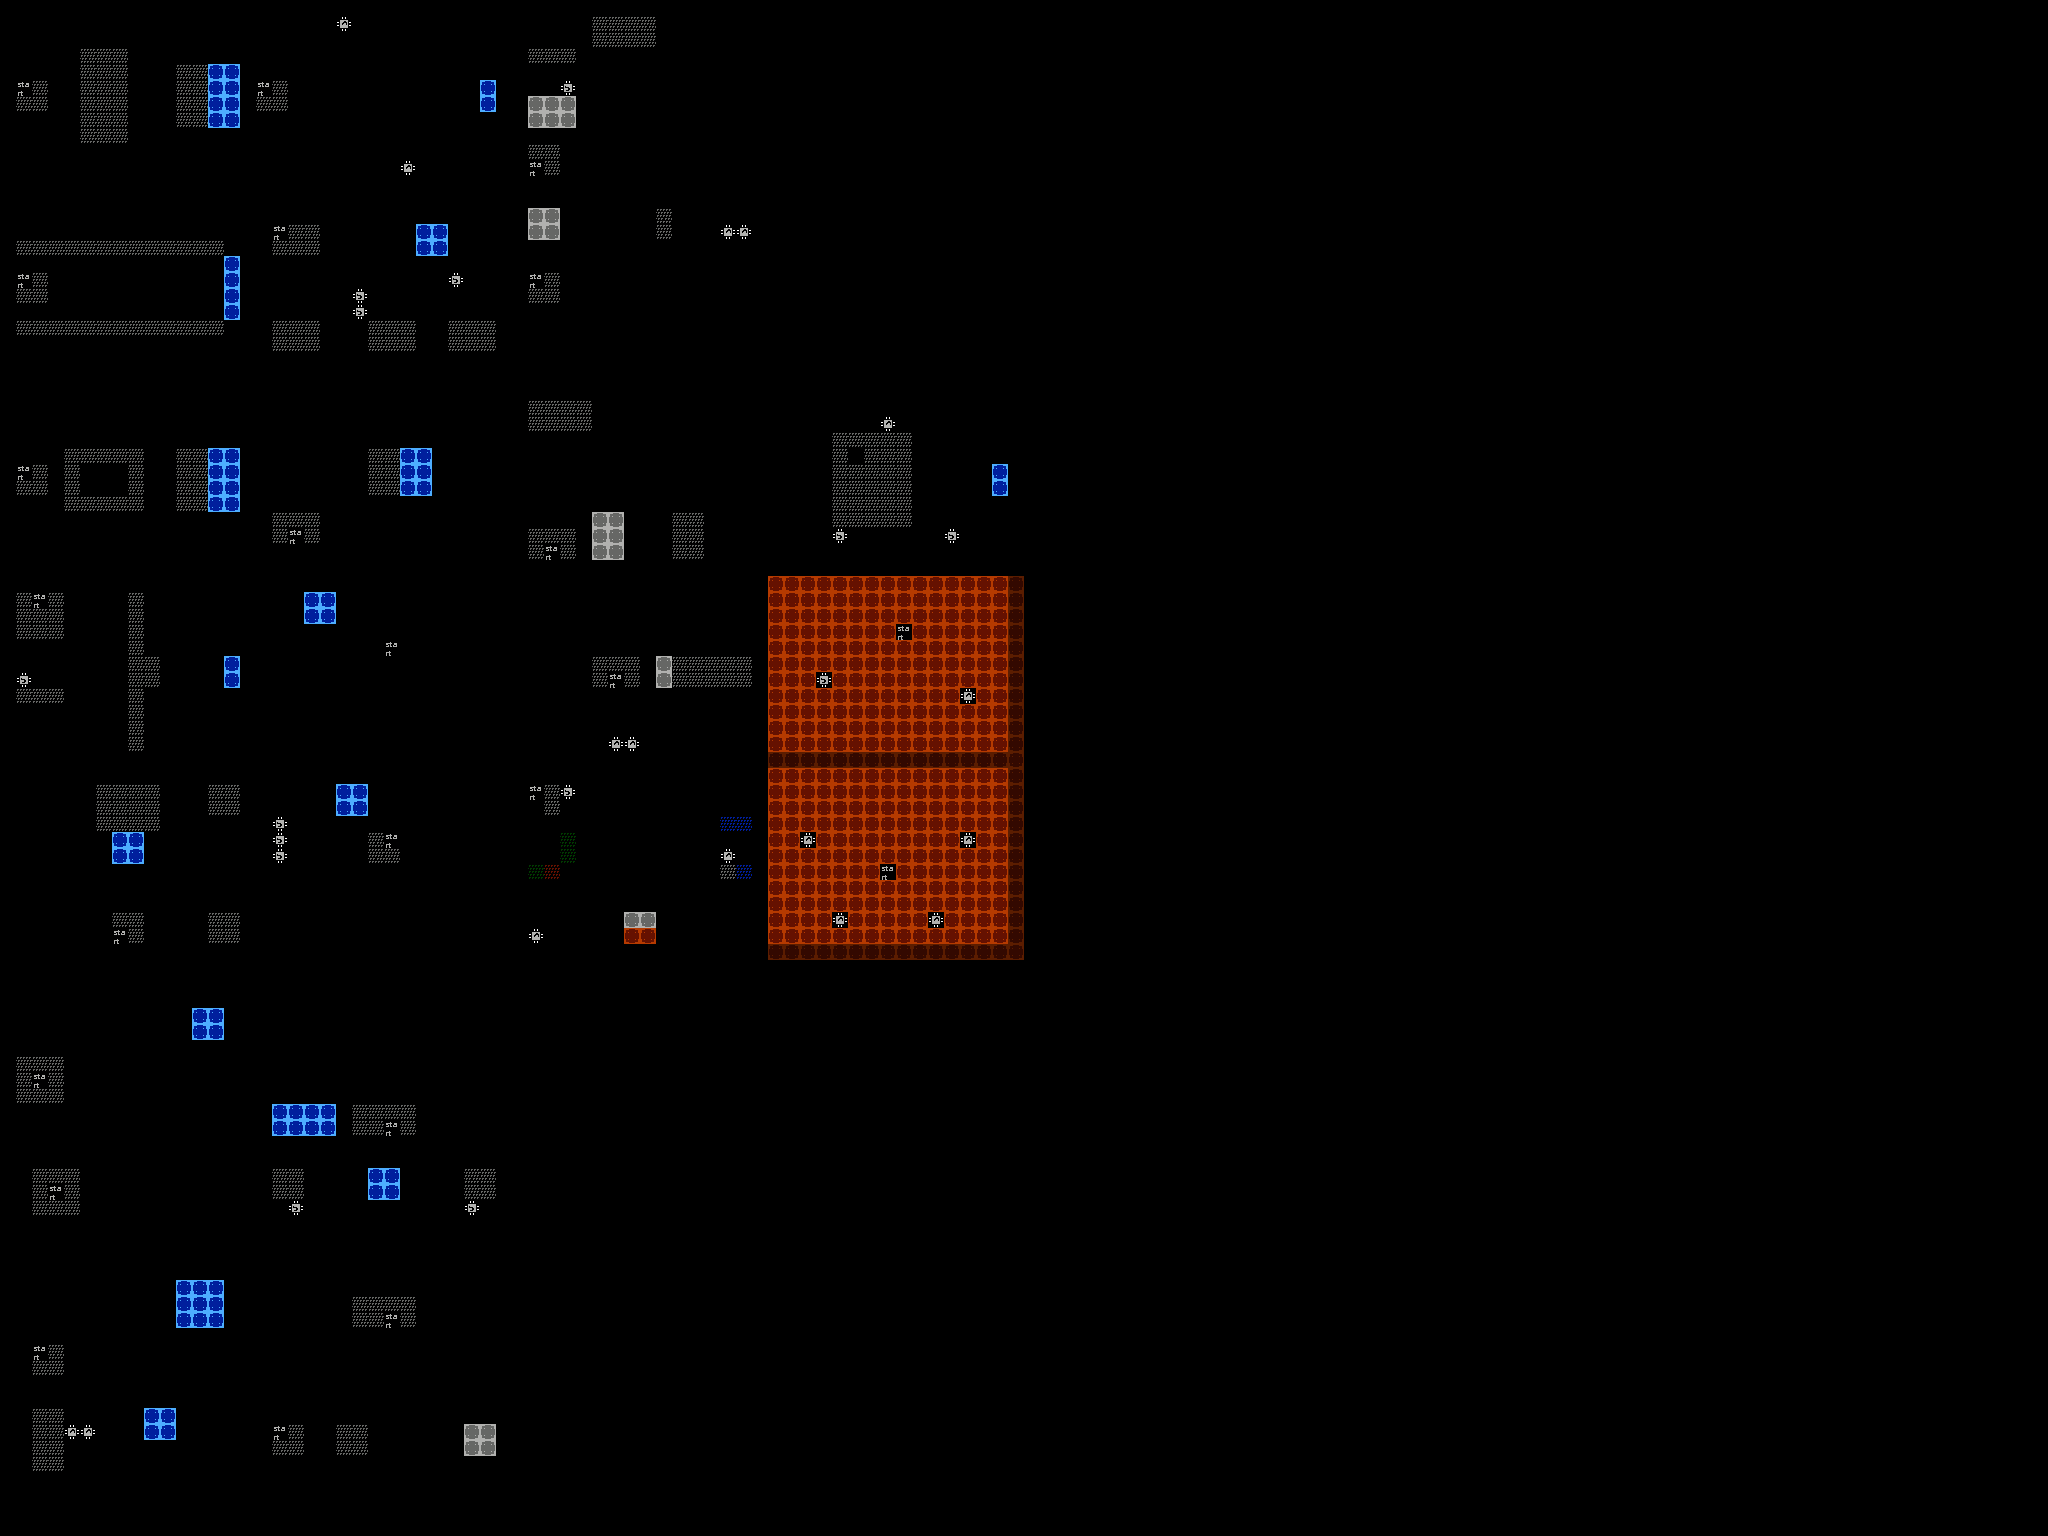

A 2D game scene composited from a Tiled map and its tileset images. What follows is a short description and the map's XML, with each tile layer's data collapsed to a summary:
An orthogonal 128x96 tile map with 16x16 px tiles, 3 tile layers (Tile Layer 1, GRID, Sprite Layer), 2 tilesets.

<map version="1.0" orientation="orthogonal" renderorder="right-down" width="128" height="96" tilewidth="16" tileheight="16" nextobjectid="1">
 <tileset firstgid="1" name="Main" tilewidth="16" tileheight="16" tilecount="256" columns="8">
  <image source="../graphics/map_tile_options.png" width="128" height="512" />
  <terraintypes>
   <terrain name="New Terrain" tile="-1" />
  </terraintypes>
 </tileset>
 <tileset firstgid="257" name="Sprites" tilewidth="16" tileheight="16" tilecount="64" columns="8">
  <image source="../graphics/sprites.png" width="128" height="128" />
 </tileset>
 <layer name="Tile Layer 1" width="128" height="96">
  <data>[12288 cells, 12288 non-empty, 30 distinct tile ids]</data>
 </layer>
 <layer name="GRID" width="128" height="96" opacity="0.5">
  <data>[12288 cells, 1893 non-empty, 1 distinct tile ids]</data>
 </layer>
 <layer name="Sprite Layer" width="128" height="96">
  <data>[12288 cells, 78 non-empty, 8 distinct tile ids]</data>
 </layer>
</map>